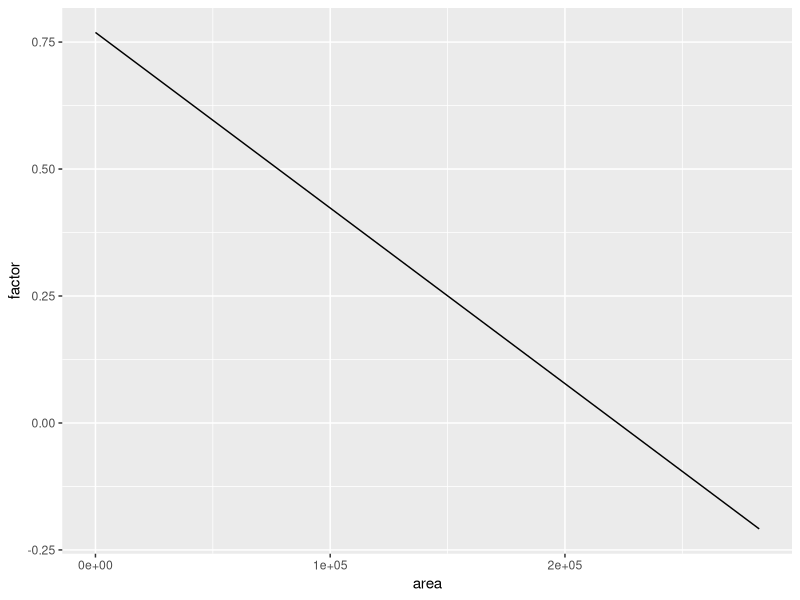
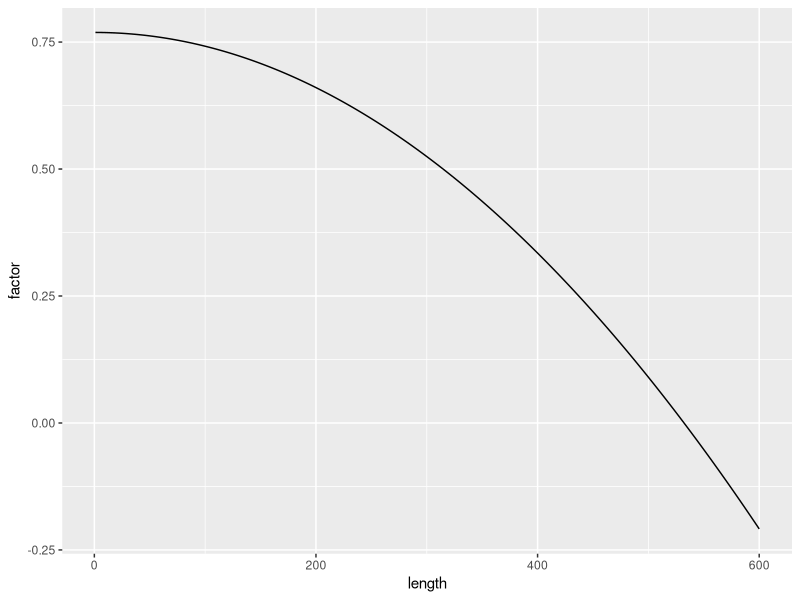
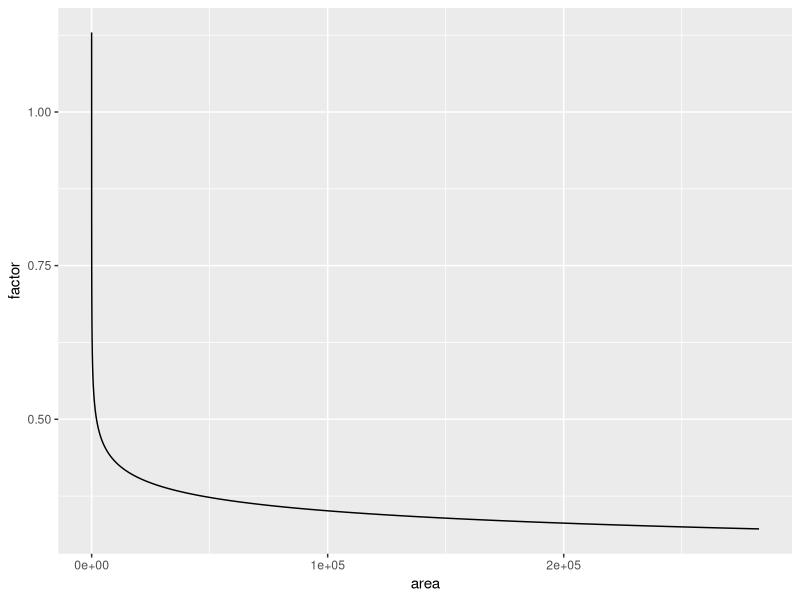
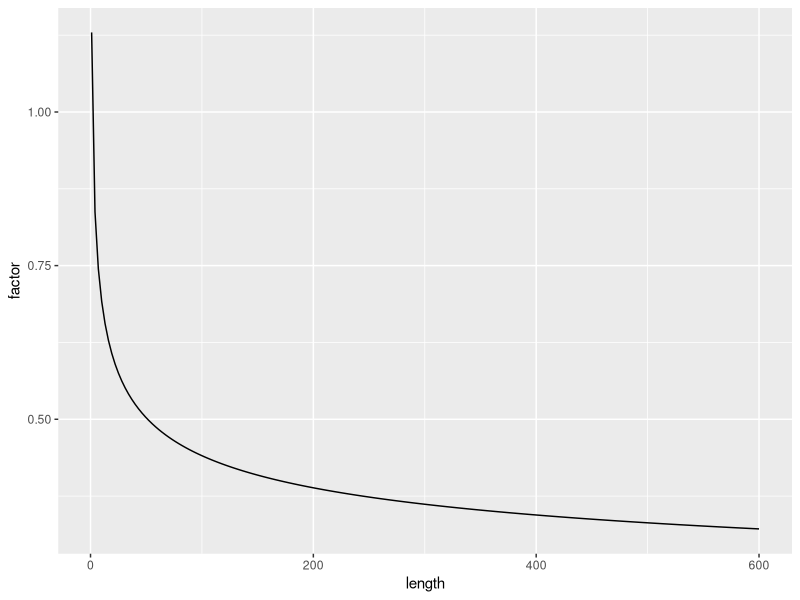
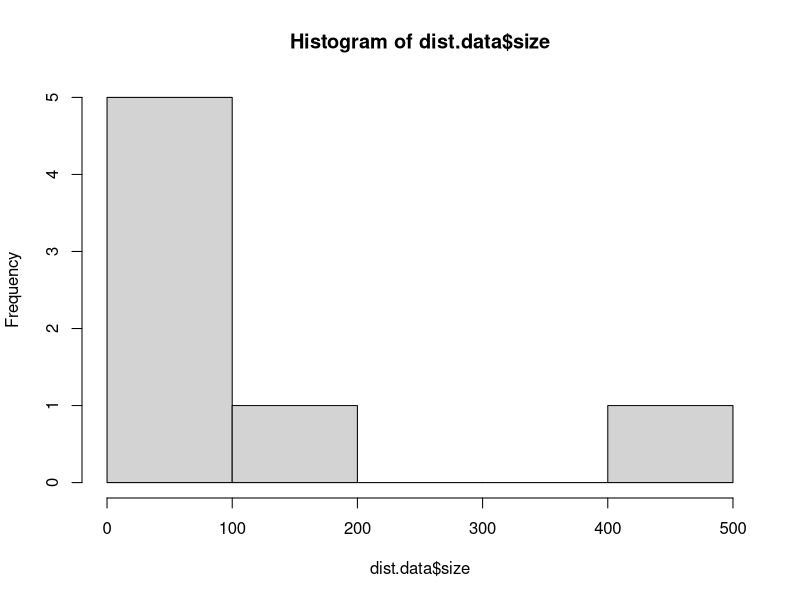
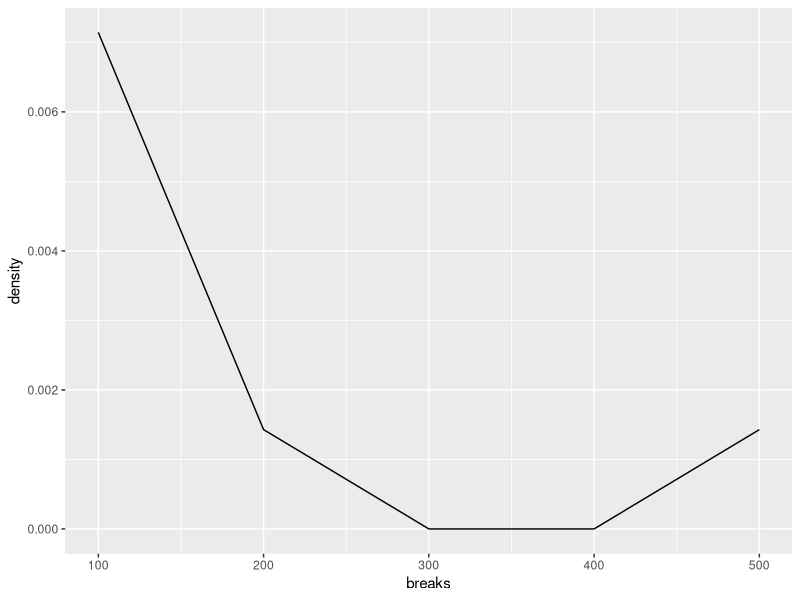

Here is the R script that generated these plots, in order:

# For a particlewise processing, the blank correction has to be modified
# Therefore, particles will only be corrected if they have a high similarity. 
# Then the most similar particle will be substracted

# Here we calculate a factor that determines how big the size difference can be.
# In this, the factor should be smaller for bigger particles.
# For calculating the factor, we define the range that seems appropriate for the
# smallest (5.5 µm, 24 µm2) and biggest (500 µm, 196000 µm2) particles and calculate a linear relation 
# along this size range.

# range to check how it is distributed
range <- data.frame(length = seq(from = 1, to = 600, length.out = 200),
                    area = NA,
                    factor = NA)
range$area <- ((range$length/2)^2)*pi

# preliminary definition for the two extremes (all other values should be calculated accordingly)
def <- data.frame(length = c(5.5, 101.402010, 500),
                  area = c(23.75829, 8075.753, 196349.54),
                  factor = c(1, 0.5, 0.1))

# linear calculation
eq <- lm(factor ~ area, data = def)
summary(eq)

range$factor <- predict(eq, newdata = range)

library(ggplot2)
ggplot(data = range, aes(y = factor, x = area))+
  geom_line()
ggplot(data = range, aes(y = factor, x = length))+
  geom_line()

# -> this might become problematic with particles above 740 µm (diameter)

# non-linear calculation
eq <- nls(factor ~ 1*a^(area) + 0.1, data = def, start = list(a = 1))
summary(eq)
# or
eq <- nls(factor ~ 1*area^-a+0.1, data = def, start = list(a = 1))
summary(eq)

range$factor <- predict(eq, newdata = range)

ggplot(data = range, aes(y = factor, x = area))+
  geom_line()
ggplot(data = range, aes(y = factor, x = length))+
  geom_line()

# check how much it is
range$coverageArea <- range$area * range$factor
range$coverageLength <- range$length * range$factor

# -> factor ~ 1*a^area + 0.1 with a = 0.999 seems to be quite decent
range$factor <- 1*0.9999^range$area + 0.1



######## other Idea ######
# creating a histogram-like model that predicts the approximate number of particles of different sizes. 
# Then using the integral under the curve within a certain range (e.g., a 10th of the whole range) and 
# substracting a number of particles derived from that integral that are closest to those of the blank in that range
# if no particle in that range could be found in the blank, a random particle will be deleted
# the model gets more precise with more blanks, satisfying the effort of taking more blanks.
# That way, the dilemma of how to deal with several blank replicates is solved.

dist.data <- data.frame(polymer = "PP",
                        size = c(5, 5.8, 12, 50, 100, 106, 458))

library(mgcv)
test.model <- gam(size ~ 1, data = dist.data)
summary(test.model)

predict(test.model, newdata = dist.data)

hist.test <- hist(dist.data$size)

library(ggplot2)

dingsdata <- data.frame(density = hist.test$density,
                        breaks = hist.test$breaks[-1])
ggplot(data = dingsdata, aes(y = density, x = breaks))+
  geom_line()

# the question remains, which particle to use from the blank to substract from the sample.
# however, with this approach, the size range of which particles can be used, could be defined by
# the size range, where the integral to becomes 1

# then take integral:
# https://stackoverflow.com/questions/4954507/calculate-the-area-under-a-curve